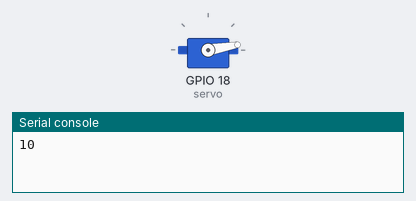
Bench run of a program on a simulated ESP32 board running MicroPython. Parts: servo, the last lines printed to the serial console. Servo angles are drawn from the pulse width (0.5 ms = 0°, 2.5 ms = 180°).

Above: at 0.05 s.
At 1.5 s:
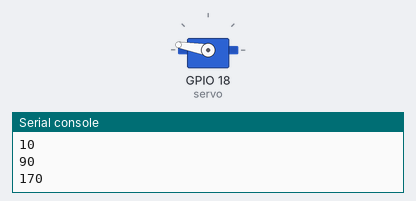
At 4.0 s:
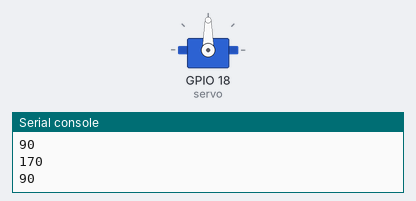
Timing chart, 0 to 5.2 s (numbered marks = the images above):
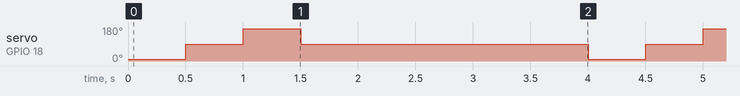

The program:

08_04_servo.py
```python
from machine import Pin, PWM
from time import sleep

servo = PWM(Pin(18))
servo.freq(50) # pulse every 20ms

def set_angle(angle, min_pulse_us=500, max_pulse_us=2500):
    us_per_degree = (max_pulse_us - min_pulse_us) / 180
    pulse_us = us_per_degree * angle + min_pulse_us
    # duty 0 to 1023. At 50Hz, each duty_point is 20000/65535 = 0.305 µs/duty_point
    duty = int(pulse_us / 0.305)
    # print("angle=" + str(angle) + " pulse_us=" + str(pulse_us) + " duty=" + str(duty))
    print(angle)
    servo.duty_u16(duty)

def waggle():
    set_angle(10)
    sleep(0.5)
    set_angle(90)
    sleep(0.5)
    set_angle(170)
    sleep(0.5)
    set_angle(90)
    sleep(0.5)

while True:
    waggle()
    sleep(2)
```

Measured:
- by itself, servo on GPIO 18 (servo): repeats every 4.0 s: 170° 0.50 s, 90° 2.5 s, 10° 0.50 s, 90° 0.50 s
